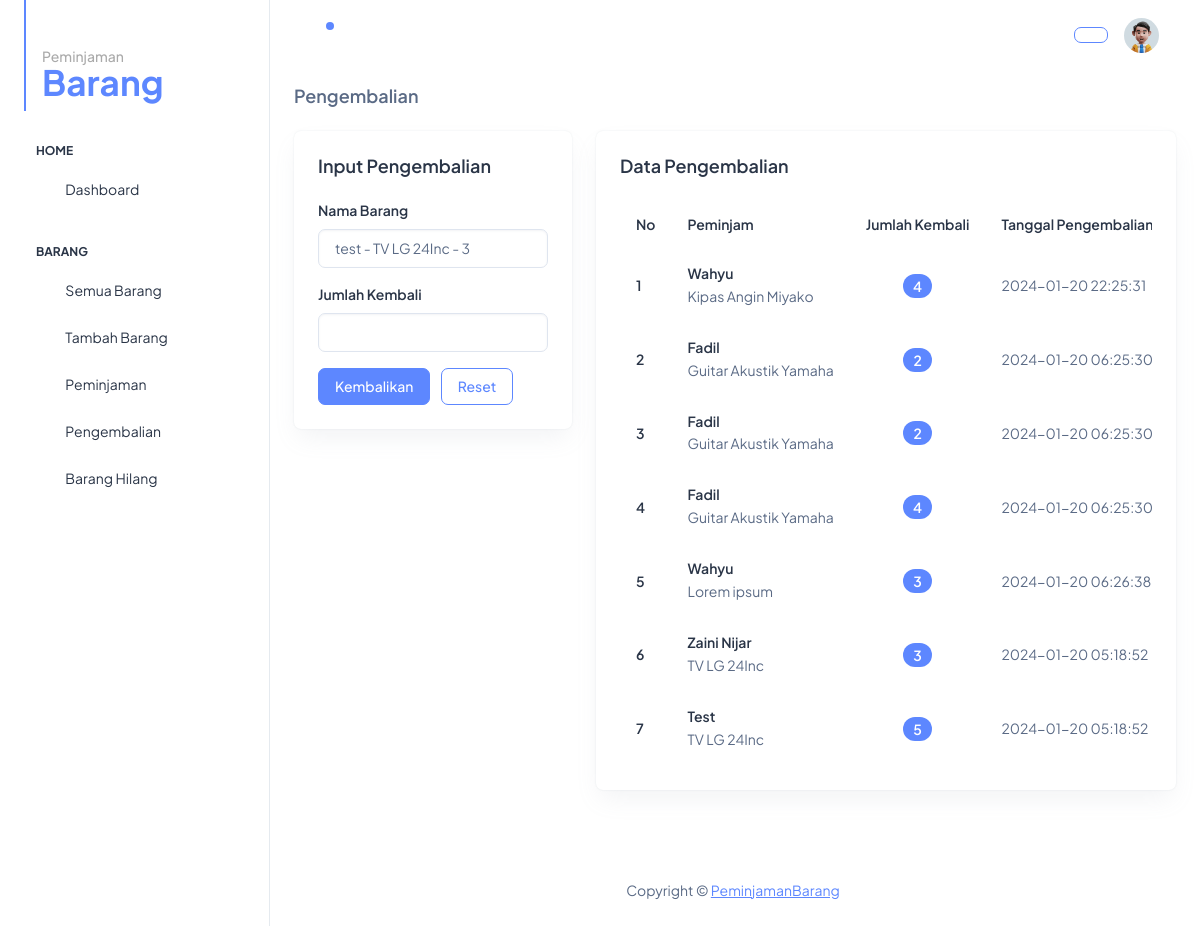
Page /app/pages/admin/pengembalian/index.php on the committed database.
### tables this page shows
CREATE TABLE `pengembalian` (
    `id` int NOT NULL AUTO_INCREMENT COMMENT 'Primary Key', `peminjaman_id` int DEFAULT NULL, `jumlah` bigint DEFAULT NULL, `create_time` timestamp NULL DEFAULT CURRENT_TIMESTAMP, PRIMARY KEY (`id`), KEY `peminjaman_id` (`peminjaman_id`), CONSTRAINT `pengembalian_ibfk_1` FOREIGN KEY (`peminjaman_id`) REFERENCES `peminjaman` (`id`) ON DELETE CASCADE ON UPDATE CASCADE
);

CREATE TABLE `peminjaman` (
    `id` int NOT NULL AUTO_INCREMENT COMMENT 'Primary Key', `barang_id` varchar(255) DEFAULT NULL, `nama` varchar(255) DEFAULT NULL, `jumlah` bigint DEFAULT NULL, `jumlah_awal` bigint DEFAULT NULL, `alamat` text, `no_hp` varchar(255) DEFAULT NULL, `deskripsi` text, `create_time` timestamp NULL DEFAULT CURRENT_TIMESTAMP, PRIMARY KEY (`id`), KEY `barang_id` (`barang_id`), CONSTRAINT `peminjaman_ibfk_1` FOREIGN KEY (`barang_id`) REFERENCES `barang` (`id`), CONSTRAINT `peminjaman_ibfk_2` FOREIGN KEY (`barang_id`) REFERENCES `barang` (`id`) ON DELETE CASCADE ON UPDATE CASCADE
);

CREATE TABLE `barang` (
    `id` varchar(255) NOT NULL COMMENT 'Primary Key', `nama` varchar(100) NOT NULL, `deskripsi` text, `gambar` text, `stok` bigint DEFAULT NULL, `stok_awal_barang` bigint DEFAULT NULL, `create_time` datetime DEFAULT CURRENT_TIMESTAMP COMMENT 'Create Time', PRIMARY KEY (`id`)
);

### app/pages/admin/pengembalian/index.php (the view, shortened to what this page needs)
<?php require_once 'layouts/header.php'; ?>
<?php
require_once 'config.php';
$sqlPengembalian = "SELECT *, barang.nama as nama_barang, peminjaman.nama as nama_peminjam, pengembalian.jumlah as jumlah_pengembalian, peminjaman.jumlah as jumlah_peminjaman FROM pengembalian INNER JOIN peminjaman ON pengembalian.peminjaman_id = peminjaman.id INNER JOIN barang ON barang.id = peminjaman.barang_id";
$resultPengembalian = $db->query($sqlPengembalian);
$dataPengembalian = [];
while ($rowPengembalian = $resultPengembalian->fetch_assoc()) {
    $dataPengembalian[] = $rowPengembalian;
}
$sqlPeminjaman = "SELECT peminjaman.*, barang.nama AS barang_nama FROM peminjaman INNER JOIN barang ON peminjaman.barang_id = barang.id WHERE peminjaman.jumlah > 0";
$resultPeminjaman = $db->query($sqlPeminjaman);
$dataPeminjaman = [];
while ($rowPeminjaman = $resultPeminjaman->fetch_assoc()) {
    $dataPeminjaman[] = $rowPeminjaman;
}
?>
<section style="min-height: 85vh;">
    <h5 class="card-title fw-semibold mb-4">Pengembalian</h5>
    <div class="row mb-5">
        <div class="col-lg-4">
            <div class="card w-100">
                <div class="card-body p-4">
                    <h5 class="card-title fw-semibold mb-4">Input Pengembalian</h5>
                    <form action="" method="post">
                        <div class="mb-3">
                            <label for="peminjaman_id" class="form-label">Nama Barang</label>
                            <select class="form-control" name="peminjaman_id" id="peminjaman_id">
                                <?php foreach($dataPeminjaman as $peminjaman) : ?>
                                <option value="<?= $peminjaman['id'] ?>">
                                    <?= $peminjaman['nama'] . ' - ' . $peminjaman['barang_nama'] . ' - ' . $peminjaman['jumlah'] ?>
                                </option>
                                <?php endforeach; ?>
                            </select>
                        </div>
                        <div class="mb-3">
                            <label for="jumlah" class="form-label">Jumlah Kembali</label>
                            <input type="number" name="jumlah" class="form-control" id="jumlah">
                        </div>
                        <button type="submit" name="kembalikan" class="btn btn-primary me-2">Kembalikan</button>
                        <button type="reset" class="btn btn-outline-primary">Reset</button>
                    </form>
                </div>
            </div>
        </div>
        <div class="col-lg-8 d-flex align-items-stretch">
            <div class="card w-100">
                <div class="card-body p-4">
                    <h5 class="card-title fw-semibold mb-4">Data Pengembalian</h5>
                    <div class="table-responsive">
                        <table class="table text-nowrap mb-0 align-middle">
                            <thead class="text-dark fs-4">
                                <tr>
                                    <th class="border-bottom-0">
                                        <h6 class="fw-semibold mb-0">No</h6>
                                    </th>
                                    <th class="border-bottom-0">
                                        <h6 class="fw-semibold mb-0">Peminjam</h6>
                                    </th>
                                    <th class="border-bottom-0">
                                        <h6 class="fw-semibold mb-0">Jumlah Kembali</h6>
                                    </th>
                                    <th class="border-bottom-0">
                                        <h6 class="fw-semibold mb-0">Tanggal Pengembalian</h6>
                                    </th>
                                </tr>
                            </thead>
                            <tbody>
                                <?php foreach($dataPengembalian as $key => $pengembalian): ?>
                                <tr>
                                    <td class="border-bottom-0">
                                        <h6 class="fw-semibold mb-0"><?= $key + 1 ?></h6>
                                    </td>
                                    <td class="border-bottom-0">
                                        <h6 class="fw-semibold mb-1"><?= $pengembalian['nama_peminjam'] ?></h6>
                                        <span class="fw-normal"><?= $pengembalian['nama_barang'] ?></span>
                                    </td>
                                    <td class="border-bottom-0">
                                        <div class="d-flex align-items-center justify-content-center gap-2">
                                            <span
                                                class="badge bg-primary rounded-3 fw-semibold"><?= $pengembalian['jumlah_pengembalian'] ?></span>
                                        </div>
                                    </td>
                                    <td class="border-bottom-0">
                                        <p class="mb-0 fw-normal text-wrap"><?= $pengembalian['create_time'] ?></p>
                                    </td>
                                </tr>
                                <?php endforeach; ?>
                            </tbody>
                        </table>
                    </div>
                </div>
            </div>
        </div>
    </div>
</section>
<?php require_once 'layouts/footer.php'; ?>

### rows in the picture
pengembalian: peminjaman.nama "Wahyu", barang.nama "Kipas Angin Miyako", jumlah "4", barang.create_time "2024-01-20 22:25:31"
pengembalian: peminjaman.nama "Fadil", barang.nama "Guitar Akustik Yamaha", jumlah "2", barang.create_time "2024-01-20 06:25:30"
pengembalian: peminjaman.nama "Fadil", barang.nama "Guitar Akustik Yamaha", jumlah "2", barang.create_time "2024-01-20 06:25:30"
pengembalian: peminjaman.nama "Fadil", barang.nama "Guitar Akustik Yamaha", jumlah "4", barang.create_time "2024-01-20 06:25:30"
pengembalian: peminjaman.nama "Wahyu", barang.nama "Lorem ipsum", jumlah "3", barang.create_time "2024-01-20 06:26:38"
pengembalian: peminjaman.nama "Zaini Nijar", barang.nama "TV LG 24Inc", jumlah "3", barang.create_time "2024-01-20 05:18:52"
pengembalian: peminjaman.nama "Test", barang.nama "TV LG 24Inc", jumlah "5", barang.create_time "2024-01-20 05:18:52"

### other values in the picture
form field peminjaman_id "test - TV LG 24Inc - 3"
